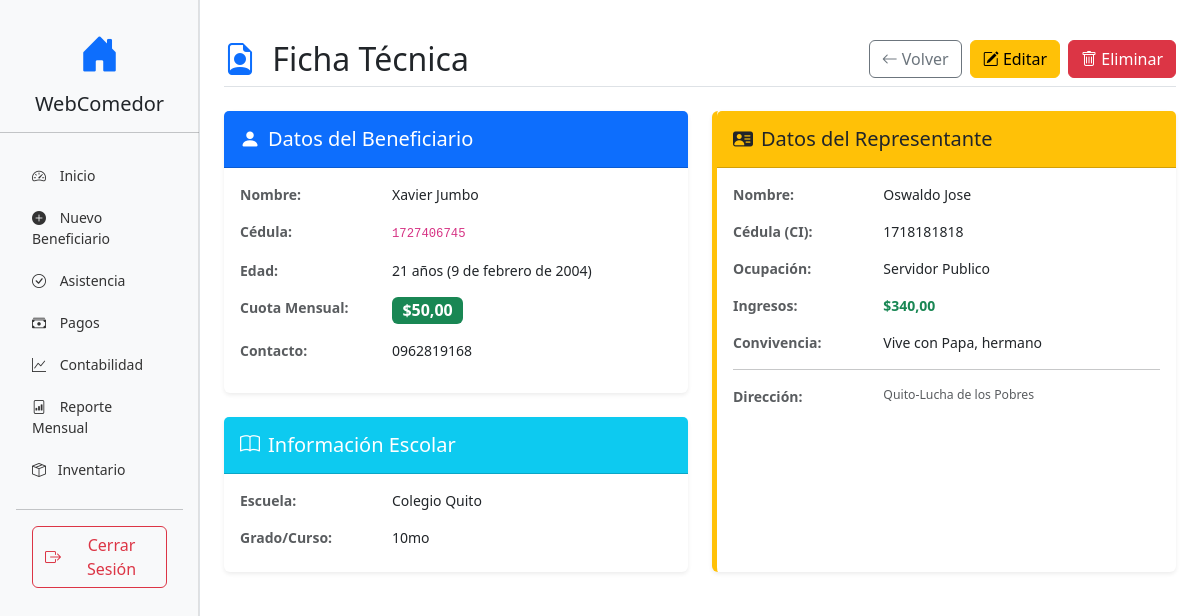
Screenshot of /beneficiarios/1/ (signed in) with the database file from the repository.
### beneficiarios/models.py (models this page shows, shortened)
class Beneficiary(models.Model):
    representative = models.ForeignKey(
        Representative,
        on_delete=models.PROTECT,
        related_name='representados',
        verbose_name="Representante"
    )
    nombre = models.CharField(max_length=100, verbose_name="Nombres")
    apellidos = models.CharField(max_length=100, verbose_name="Apellidos")
    ci = models.CharField(max_length=20, unique=True, verbose_name="Cédula de Identidad")
    nacimiento = models.DateField(verbose_name="Fecha de Nacimiento")
    nacionalidad = models.CharField(max_length=50, default="Ecuatoriana")
    direccion = models.TextField(verbose_name="Dirección Domiciliaria")
    contacto = models.CharField(max_length=50, verbose_name="Teléfono de Contacto")
    monthly_fee = models.DecimalField(max_digits=10, decimal_places=2, default=0.00, verbose_name="Cuota Mensual")
    active = models.BooleanField(default=True, verbose_name="Activo")
    created_at = models.DateTimeField(auto_now_add=True, verbose_name="Fecha de Registro")
    class Meta:
        verbose_name = "Beneficiario"
        verbose_name_plural = "Beneficiarios"
        ordering = ['apellidos', 'nombre']
    @property
    def edad(self):
        if not self.nacimiento: return 0
        today = date.today()
        return today.year - self.nacimiento.year - ((today.month, today.day) < (self.nacimiento.month, self.nacimiento.day))

class Enrollment(models.Model):
    beneficiary = models.OneToOneField(Beneficiary, on_delete=models.CASCADE, verbose_name="Beneficiario")
    escuela = models.CharField(max_length=100, verbose_name="Institución Educativa", blank=True)
    grado = models.CharField(max_length=50, verbose_name="Grado/Curso", blank=True)
    class Meta:
        verbose_name = "Inscripción Escolar"
        verbose_name_plural = "Inscripciones Escolares"

class Representative(models.Model):
    nombre = models.CharField(max_length=100, verbose_name="Nombre Completo")
    ci = models.CharField(max_length=20, unique=True, verbose_name="Cédula/DNI")
    nacionalidad = models.CharField(max_length=50, default="Ecuatoriana")
    empleo = models.CharField(max_length=100, blank=True, null=True, verbose_name="Ocupación/Empleo")
    ingresos = models.DecimalField(
        max_digits=10,
        decimal_places=2,
        verbose_name="Ingresos Mensuales",
        validators=[MinValueValidator(0.00)]
    )
    convivencia = models.CharField(max_length=100, verbose_name="Con quién vive el niño")
    class Meta:
        verbose_name = "Representante"
        verbose_name_plural = "Representantes"

### beneficiarios/views.py (the view)
# urls.py: path('<int:pk>/', views.perfil_beneficiario, name='perfil_beneficiario'),
@login_required
def perfil_beneficiario(request, pk):
    niño = get_object_or_404(Beneficiary, pk=pk)
    inscripcion = Enrollment.objects.filter(beneficiary=niño).first()
    context = {'niño': niño, 'inscripcion': inscripcion}
    return render(request, 'beneficiarios/perfil.html', context)

### templates/beneficiarios/perfil.html
{% extends 'base.html' %}
{% block content %}
<div class="pt-3 pb-2 mb-4 border-bottom d-flex justify-content-between align-items-center">
    <h1 class="h2 mb-0">
        <i class="bi bi-file-earmark-person me-2 text-primary"></i>
        Ficha Técnica
    </h1>
    <div class="d-flex gap-2">
        <a href="{% url 'dashboard' %}" class="btn btn-outline-secondary">
            <i class="bi bi-arrow-left"></i> Volver
        </a>
        <a href="{% url 'editar_beneficiario' niño.pk %}" class="btn btn-warning">
            <i class="bi bi-pencil-square"></i> Editar
        </a>
        <a href="{% url 'eliminar_beneficiario' niño.pk %}" class="btn btn-danger">
            <i class="bi bi-trash"></i> Eliminar
        </a>
    </div>
</div>
<div class="row">
    <div class="col-md-6 mb-4">
        <div class="card border-0 shadow-sm mb-4">
            <div class="card-header bg-primary text-white py-3">
                <h5 class="mb-0"><i class="bi bi-person-fill me-2"></i>Datos del Beneficiario</h5>
            </div>
            <div class="card-body">
                <div class="row mb-3">
                    <div class="col-sm-4 fw-bold text-muted">Nombre:</div>
                    <div class="col-sm-8">{{ niño.nombre }} {{ niño.apellidos }}</div>
                </div>
                <div class="row mb-3">
                    <div class="col-sm-4 fw-bold text-muted">Cédula:</div>
                    <div class="col-sm-8"><code>{{ niño.ci }}</code></div>
                </div>
                <div class="row mb-3">
                    <div class="col-sm-4 fw-bold text-muted">Edad:</div>
                    <div class="col-sm-8">{{ niño.edad }} años ({{ niño.nacimiento }})</div>
                </div>
                <div class="row mb-3">
                    <div class="col-sm-4 fw-bold text-muted">Cuota Mensual:</div>
                    <div class="col-sm-8"><span class="badge bg-success fs-6">${{ niño.monthly_fee }}</span></div>
                </div>
                <div class="row mb-3">
                    <div class="col-sm-4 fw-bold text-muted">Contacto:</div>
                    <div class="col-sm-8">{{ niño.contacto }}</div>
                </div>
            </div>
        </div>
        <div class="card border-0 shadow-sm">
            <div class="card-header bg-info text-white py-3">
                <h5 class="mb-0"><i class="bi bi-book me-2"></i>Información Escolar</h5>
            </div>
            <div class="card-body">
                {% if inscripcion %}
                    <div class="row mb-3">
                        <div class="col-sm-4 fw-bold text-muted">Escuela:</div>
                        <div class="col-sm-8">{{ inscripcion.escuela }}</div>
                    </div>
                    <div class="row mb-2">
                        <div class="col-sm-4 fw-bold text-muted">Grado/Curso:</div>
                        <div class="col-sm-8">{{ inscripcion.grado }}</div>
                    </div>
                {% else %}
                    <p class="text-muted mb-0 italic">No hay información escolar registrada para este beneficiario.</p>
                {% endif %}
            </div>
        </div>
    </div>
    <div class="col-md-6 mb-4">
        <div class="card border-0 shadow-sm h-100 border-start border-warning border-5">
            <div class="card-header bg-warning text-dark py-3">
                <h5 class="mb-0"><i class="bi bi-person-vcard-fill me-2"></i>Datos del Representante</h5>
            </div>
            <div class="card-body">
                <div class="row mb-3">
                    <div class="col-sm-4 fw-bold text-muted">Nombre:</div>
                    <div class="col-sm-8">{{ niño.representative.nombre }}</div>
                </div>
                <div class="row mb-3">
                    <div class="col-sm-4 fw-bold text-muted">Cédula (CI):</div>
                    <div class="col-sm-8">{{ niño.representative.ci }}</div>
                </div>
                <div class="row mb-3">
                    <div class="col-sm-4 fw-bold text-muted">Ocupación:</div>
                    <div class="col-sm-8">{{ niño.representative.empleo|default:"N/A" }}</div>
                </div>
                <div class="row mb-3">
                    <div class="col-sm-4 fw-bold text-muted">Ingresos:</div>
                    <div class="col-sm-8 text-success fw-bold">${{ niño.representative.ingresos }}</div>
                </div>
                <div class="row mb-3">
                    <div class="col-sm-4 fw-bold text-muted">Convivencia:</div>
                    <div class="col-sm-8">Vive con {{ niño.representative.convivencia }}</div>
                </div>
                <hr>
                <div class="row mb-2">
                    <div class="col-sm-4 fw-bold text-muted">Dirección:</div>
                    <div class="col-sm-8 small text-muted">{{ niño.direccion }}</div>
                </div>
            </div>
        </div>
    </div>
</div>
{% endblock %}

### templates/base.html (style rules this page uses)
body { font-size: .875rem; }

### rows the page displays
Beneficiary: nombre "Xavier", apellidos "Jumbo", ci "1727406745", edad "21", nacimiento "9 de febrero de 2004", monthly_fee "50,00", contacto "0962819168", representative.nombre "Oswaldo Jose", representative.ci "1718181818", representative.empleo "Servidor Publico", representative.ingresos "340,00", representative.convivencia "Papa, hermano", direccion "Quito-Lucha de los Pobres"
Enrollment: escuela "Colegio Quito", grado "10mo"
